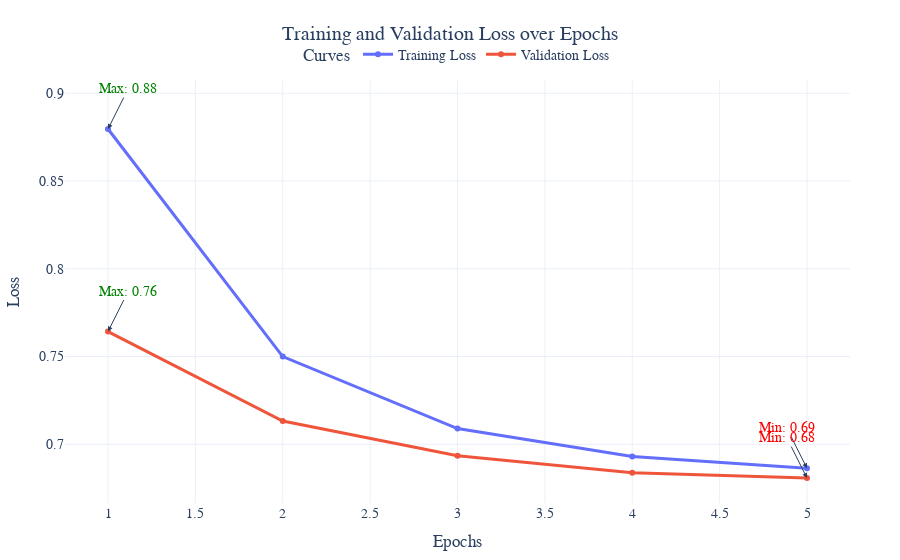

This figure's notebook cell:
### Code cell
trainer = Trainer(
    model=model,
    config=TrainerConfig(
        criterion='cross_entropy',
        optimizer='adam',
        early_stopping_patience=5,
        learning_rate=3e-4,
        weight_decay=1e-4,
        batch_size=256
    )
)
trainer.train(train_dataset, val_dataset, epochs=5, visualize=True)
trainer.predict(val_dataset)

### Figure 1 — Plotly figure (JSON) as saved in the notebook; plotly's stock layout.template omitted (floating-point values rounded to 4 significant figures)
{"data": [{"hovertemplate": "%{x}, %{y}<extra>Training Loss</extra>", "line": {"width": 3}, "marker": {"size": 6}, "mode": "lines+markers", "name": "Training Loss", "type": "scatter", "x": [1, 2, 3, 4, 5], "y": [0.8796, 0.75, 0.709, 0.693, 0.6863]}, {"hovertemplate": "%{x}, %{y}<extra>Validation Loss</extra>", "line": {"width": 3}, "marker": {"size": 6}, "mode": "lines+markers", "name": "Validation Loss", "type": "scatter", "x": [1, 2, 3, 4, 5], "y": [0.7642, 0.7132, 0.6935, 0.6838, 0.6807]}], "layout": {"annotations": [{"arrowhead": 2, "ax": -20, "ay": -40, "font": {"color": "red"}, "showarrow": true, "text": "Min: 0.69", "x": 5, "y": 0.6863}, {"arrowhead": 2, "ax": 20, "ay": -40, "font": {"color": "green"}, "showarrow": true, "text": "Max: 0.88", "x": 1, "y": 0.8796}, {"arrowhead": 2, "ax": -20, "ay": -40, "font": {"color": "red"}, "showarrow": true, "text": "Min: 0.68", "x": 5, "y": 0.6807}, {"arrowhead": 2, "ax": 20, "ay": -40, "font": {"color": "green"}, "showarrow": true, "text": "Max: 0.76", "x": 1, "y": 0.7642}], "font": {"family": "Arial, sans-serif", "size": 14}, "legend": {"orientation": "h", "title": {"text": "Curves"}, "x": 0.5, "xanchor": "center", "y": 1.02, "yanchor": "bottom"}, "margin": {"b": 50, "l": 50, "r": 50, "t": 80}, "title": {"text": "Training and Validation Loss over Epochs", "x": 0.5, "xanchor": "center"}, "xaxis": {"title": {"text": "Epochs"}}, "yaxis": {"title": {"text": "Loss"}}}}
